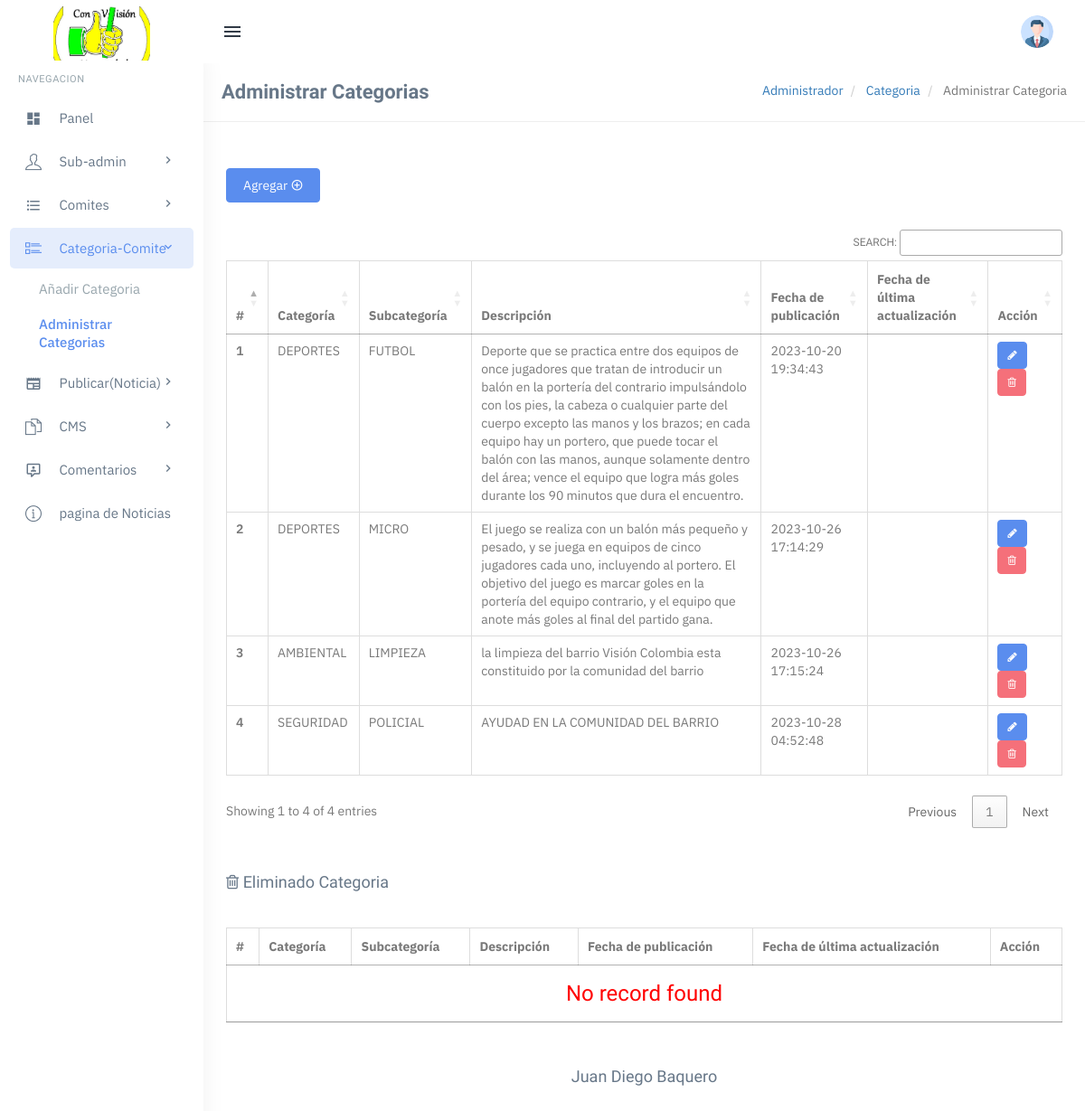
Screenshot of /Noticias/admin/manage-subcategories.php (signed in) with the database file from the repository.
### tables this page shows
CREATE TABLE `tblsubcategory` (
  `SubCategoryId` int(11) NOT NULL,
  `CategoryId` int(11) DEFAULT NULL,
  `Subcategory` varchar(255) DEFAULT NULL,
  `SubCatDescription` mediumtext DEFAULT NULL,
  `PostingDate` timestamp NOT NULL DEFAULT current_timestamp(),
  `UpdationDate` timestamp NULL DEFAULT NULL ON UPDATE current_timestamp(),
  `Is_Active` int(1) DEFAULT NULL
);

CREATE TABLE `tblcategory` (
  `id` int(11) NOT NULL,
  `CategoryName` varchar(200) DEFAULT NULL,
  `Description` mediumtext DEFAULT NULL,
  `PostingDate` timestamp NULL DEFAULT current_timestamp(),
  `UpdationDate` timestamp NULL DEFAULT NULL ON UPDATE current_timestamp(),
  `Is_Active` int(1) DEFAULT NULL
);

### Noticias/admin/manage-subcategories.php (the view, shortened to what this page needs)
<?php
   include('includes/config.php');
   if(strlen($_SESSION['login'])==0)
     {
   header('location:index.php');
   }
   else{
   ?>
      <?php include('includes/topheader.php');?>
      <?php include('includes/leftsidebar.php');?>
      <div class="content-page">
         <div class="content">
            <div class="container">
               <div class="row">
                  <div class="col-xs-12">
                     <div class="page-title-box">
                        <h4 class="page-title">Administrar Categorias</h4>
                        <ol class="breadcrumb p-0 m-0">
                           <li>
                              <a href="#">Administrador</a>
                           </li>
                           <li>
                              <a href="#">Categoria </a>
                           </li>
                           <li class="active">
                              Administrar Categoria
                           </li>
                        </ol>
                        <div class="clearfix"></div>
                     </div>
                  </div>
               </div>
               <div class="row">
                  <div class="col-sm-6">
                  </div>
                  <div class="row">
                     <div class="col-md-12">
                        <div class="demo-box m-t-20">
                           <div class="m-b-30">
                              <a href="add-subcategory.php">
                              <button id="addToTable" class="btn btn-custom waves-effect waves-light btn-md">Agregar <i class="mdi mdi-plus-circle-outline" ></i></button>
                              </a>
                           </div>
                           <div class="table-responsive">
                              <table class="table m-0 table-bordered" id="example">
                                 <thead>
                                    <tr>
                                       <th>#</th>
                                        <th>Categoría</th>
                                        <th>Subcategoría</th>
                                        <th>Descripción</th>
                                        <th>Fecha de publicación</th>
                                        <th>Fecha de última actualización</th>
                                        <th>Acción</th>
                                    </tr>
                                 </thead>
                                 <tbody>
                                    <?php
                                       $query=mysqli_query($con,"Select tblcategory.CategoryName as catname,tblsubcategory.Subcategory as subcatname,tblsubcategory.SubCatDescription as SubCatDescription,tblsubcategory.PostingDate as subcatpostingdate,tblsubcategory.UpdationDate as subcatupdationdate,tblsubcategory.SubCategoryId as subcatid from tblsubcategory join tblcategory on tblsubcategory.CategoryId=tblcategory.id where tblsubcategory.Is_Active=1");
                                       $cnt=1;
                                       $rowcount=mysqli_num_rows($query);
                                       if($rowcount==0)
                                       {
                                       ?>
                                    <tr>
                                       <td colspan="7" align="center">
                                          <h3 style="color:red">No record found</h3>
                                       </td>
                                    <tr>
                                       <?php
                                          } else {
                                          while($row=mysqli_fetch_array($query))
                                          {
                                          ?>
                                    <tr>
                                       <th scope="row"><?php echo htmlentities($cnt);?></th>
                                       <td><?php echo htmlentities($row['catname']);?></td>
                                       <td><?php echo htmlentities($row['subcatname']);?></td>
                                       <td><?php echo htmlentities($row['SubCatDescription']);?></td>
                                       <td><?php echo htmlentities($row['subcatpostingdate']);?></td>
                                       <td><?php echo htmlentities($row['subcatupdationdate']);?></td>
                                       <td><a href="edit-subcategory.php?scid=<?php echo htmlentities($row['subcatid']);?>"  class="btn btn-primary btn-sm"><i class="fa fa-pencil"></i></a>
                                          &nbsp;<a href="manage-subcategories.php?scid=<?php echo htmlentities($row['subcatid']);?>&&action=del" class="btn btn-danger btn-sm"> <i class="fa fa-trash-o"></i></a>
                                       </td>
                                    </tr>
                                    <?php
                                       $cnt++;
                                        }} ?>
                                 </tbody>
                              </table>
                           </div>
                        </div>
                     </div>
                  </div>
                  <div class="row">
                     <div class="col-md-12">
                        <div class="demo-box m-t-20">
                           <div class="m-b-30">
                              <h4><i class="fa fa-trash-o" ></i> Eliminado Categoria</h4>
                           </div>
                           <div class="table-responsive">
                              <table class="table m-0 table-bordered" id="example1">
                                 <thead>
                                    <tr>
                                     <th>#</th>
                                        <th> Categoría</th>
                                        <th>Subcategoría</th>
                                        <th>Descripción</th>
                                        <th>Fecha de publicación</th>
                                        <th>Fecha de última actualización</th>
                                        <th>Acción</th>
                                    </tr>
                                 </thead>
                                 <tbody>
                                    <?php
                                       $query=mysqli_query($con,"Select tblcategory.CategoryName as catname,tblsubcategory.Subcategory as subcatname,tblsubcategory.SubCatDescription as SubCatDescription,tblsubcategory.PostingDate as subcatpostingdate,tblsubcategory.UpdationDate as subcatupdationdate,tblsubcategory.SubCategoryId as subcatid from tblsubcategory join tblcategory on tblsubcategory.CategoryId=tblcategory.id where tblsubcategory.Is_Active=0");
                                       $cnt=1;
                                       $rowcount=mysqli_num_rows($query);
                                       if($rowcount==0)
                                       {
                                       ?>
                                    <tr>
                                       <td colspan="7" align="center">
                                          <h3 style="color:red">No record found</h3>
                                       </td>
                                       <?php
                                          } else {
                                          while($row=mysqli_fetch_array($query))
                                          {
                                          ?>
                                    <tr>
                                       <th scope="row"><?php echo htmlentities($cnt);?></th>
                                       <td><?php echo htmlentities($row['catname']);?></td>
                                       <td><?php echo htmlentities($row['subcatname']);?></td>
                                       <td><?php echo htmlentities($row['SubCatDescription']);?></td>
                                       <td><?php echo htmlentities($row['subcatpostingdate']);?></td>
                                       <td><?php echo htmlentities($row['subcatupdationdate']);?></td>
                                       <td><a href="manage-subcategories.php?resid=<?php echo htmlentities($row['subcatid']);?>"  class="btn btn-primary btn-sm"><i class="ion-arrow-return-right" title="Restore this SubCategory"></i></a>
                                          &nbsp;<a href="manage-subcategories.php?scid=<?php echo htmlentities($row['subcatid']);?>&&action=perdel" class="btn btn-danger btn-sm"> <i class="fa fa-trash-o"></i></a>
                                       </td>
                                    </tr>
                                    <?php
                                       $cnt++;
                                        } }?>
                                 </tbody>
                              </table>
                           </div>
                        </div>
                     </div>
                  </div>
               </div>
            </div>
            <?php include('includes/footer.php');?>
<?php } ?>

### Noticias/admin/assets/css/core.css (style rules this page uses)
body { font-family: "IBM Plex Sans", "Oxygen", "Ubuntu", "Cantarell", "Fira Sans", sans-serif; margin: 0; padding-bottom: 60px; overflow-x: hidden; color: #797979; }
html { position: relative; min-height: 100%; }
.h1, .h2, .h3, .h4, .h5, .h6, h1, h2, h3, h4, h5, h6 { color: #677788; font-family: 'Hind Madurai', sans-serif; margin: 10px 0; }
* { outline: none !important; }
.container { width: auto; }
.p-0 { padding: 0 !important; }
.m-0 { margin: 0 !important; }
.m-t-20 { margin-top: 20px !important; }
.m-b-30 { margin-bottom: 30px !important; }
.row { margin-right: -10px; margin-left: -10px; }
.col-lg-1, .col-lg-10, .col-lg-11, .col-lg-12, .col-lg-2, .col-lg-3, .col-lg-4, .col-lg-5, .col-lg-6, .col-lg-7, .col-lg-8, .col-lg-9, .col-md-1, .col-md-10, .col-md-11, .col-md-12, .col-md-2, .col-md-3, .col-md-4, .col-md-5, .col-md-6, .col-md-7, .col-md-8, .col-md-9, .col-sm-1, .col-sm-10, .col-sm-11, .col-sm-12, .col-sm-2, .col-sm-3, .col-sm-4, .col-sm-5, .col-sm-6, .col-sm-7, .col-sm-8, .col-sm-9, .col-xs-1, .col-xs-10, .col-xs-11, .col-xs-12, .col-xs-2, .col-xs-3, .col-xs-4, .col-xs-5, .col-xs-6, .col-xs-7, .col-xs-8, .col-xs-9 { padding-left: 10px; padding-right: 10px; }
.breadcrumb { background-color: transparent; margin-bottom: 15px; padding-top: 10px; padding-left: 0; }
.waves-effect { position: relative; cursor: pointer; display: inline-block; overflow: hidden; -webkit-user-select: none; -moz-user-select: none; -ms-user-select: none; user-select: none; -webkit-tap-highlight-color: transparent; vertical-align: middle; z-index: 1; will-change: opacity, transform; -webkit-transition: all 0.3s ease-out; -moz-transition: all 0.3s ease-out; -o-transition: all 0.3s ease-out; -ms-transition: all 0.3s ease-out; transition: all 0.3s ease-out; }
.demo-box { padding: 10px 15px; }

### Noticias/admin/assets/css/menu.css (style rules this page uses)
.content-page { margin-left: 225px; overflow: hidden; }
.content-page .content { padding: 0 5px 10px 5px; margin-top: 70px; }
.page-title { font-size: 22px; margin-bottom: 0; margin-top: 0; font-weight: 600; }
.page-title-box { padding: 20px; border-bottom: 1px solid #eee; margin: 0 -20px 20px -20px; }
.page-title-box .page-title { margin-bottom: 0; float: left; }
.page-title-box .breadcrumb { float: right; background-color: transparent !important; }

### rows the page displays
tblsubcategory: CategoryId.CategoryName "DEPORTES", Subcategory "FUTBOL", SubCatDescription "Deporte que se practica entre dos equipos de once jugadores que tratan de introducir un balón en la portería del contrario impulsándolo con los pies, la cabeza o cualquier parte del cuerpo excepto las manos y los brazos; en cada equipo hay un portero, que puede tocar el balón con las manos, aunque solamente dentro del área; vence el equipo que logra más goles durante los 90 minutos que dura el encuentro.", PostingDate "2023-10-20 19:34:43"
tblsubcategory: CategoryId.CategoryName "DEPORTES", Subcategory "MICRO", SubCatDescription "El juego se realiza con un balón más pequeño y pesado, y se juega en equipos de cinco jugadores cada uno, incluyendo al portero. El objetivo del juego es marcar goles en la portería del equipo contrario, y el equipo que anote más goles al final del partido gana.", PostingDate "2023-10-26 17:14:29"
tblsubcategory: CategoryId.CategoryName "AMBIENTAL", Subcategory "LIMPIEZA", SubCatDescription "la limpieza del barrio Visión Colombia esta constituido por la comunidad del barrio", PostingDate "2023-10-26 17:15:24"
tblsubcategory: CategoryId.CategoryName "SEGURIDAD", Subcategory "POLICIAL", SubCatDescription "AYUDAD EN LA COMUNIDAD DEL BARRIO", PostingDate "2023-10-28 04:52:48"
